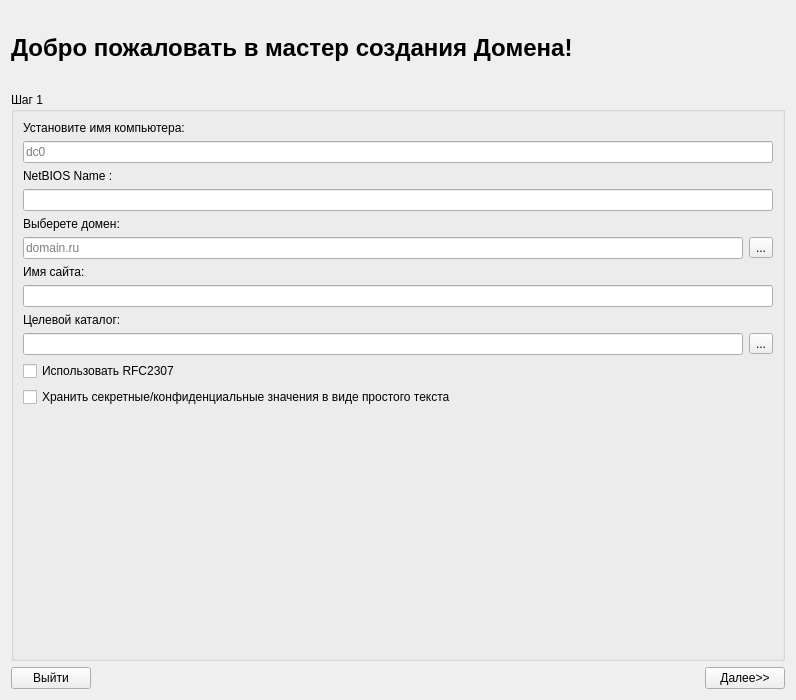
<?xml version="1.0" encoding="UTF-8"?>
<ui version="4.0">
 <class>Step1Page</class>
 <widget class="QWidget" name="Step1Page">
  <property name="geometry">
   <rect>
    <x>0</x>
    <y>0</y>
    <width>792</width>
    <height>700</height>
   </rect>
  </property>
  <property name="windowTitle">
   <string>Form</string>
  </property>
  <layout class="QGridLayout" name="gridLayout_2">
   <item row="0" column="0" colspan="2">
    <widget class="QLabel" name="label">
     <property name="sizePolicy">
      <sizepolicy hsizetype="Fixed" vsizetype="Fixed">
       <horstretch>0</horstretch>
       <verstretch>0</verstretch>
      </sizepolicy>
     </property>
     <property name="font">
      <font>
       <pointsize>18</pointsize>
       <weight>75</weight>
       <bold>true</bold>
      </font>
     </property>
     <property name="text">
      <string>Добро пожаловать в мастер создания Домена! </string>
     </property>
     <property name="margin">
      <number>3</number>
     </property>
    </widget>
   </item>
   <item row="0" column="2">
    <widget class="QLabel" name="label_9">
     <property name="sizePolicy">
      <sizepolicy hsizetype="Fixed" vsizetype="Fixed">
       <horstretch>0</horstretch>
       <verstretch>0</verstretch>
      </sizepolicy>
     </property>
     <property name="minimumSize">
      <size>
       <width>75</width>
       <height>75</height>
      </size>
     </property>
     <property name="maximumSize">
      <size>
       <width>50</width>
       <height>50</height>
      </size>
     </property>
     <property name="frameShape">
      <enum>QFrame::NoFrame</enum>
     </property>
     <property name="text">
      <string/>
     </property>
     <property name="pixmap">
      <pixmap>logo.png</pixmap>
     </property>
     <property name="scaledContents">
      <bool>true</bool>
     </property>
    </widget>
   </item>
   <item row="1" column="0" colspan="3">
    <widget class="QGroupBox" name="groupBox">
     <property name="sizePolicy">
      <sizepolicy hsizetype="Expanding" vsizetype="Expanding">
       <horstretch>0</horstretch>
       <verstretch>0</verstretch>
      </sizepolicy>
     </property>
     <property name="maximumSize">
      <size>
       <width>900</width>
       <height>16777215</height>
      </size>
     </property>
     <property name="font">
      <font>
       <weight>50</weight>
       <bold>false</bold>
      </font>
     </property>
     <property name="title">
      <string>Шаг 1</string>
     </property>
     <property name="flat">
      <bool>false</bool>
     </property>
     <property name="checkable">
      <bool>false</bool>
     </property>
     <layout class="QGridLayout" name="gridLayout">
      <item row="0" column="0">
       <widget class="QLabel" name="label_3">
        <property name="text">
         <string>Установите имя компьютера:</string>
        </property>
       </widget>
      </item>
      <item row="2" column="0">
       <widget class="QLabel" name="label_7">
        <property name="text">
         <string>NetBIOS Name :</string>
        </property>
       </widget>
      </item>
      <item row="4" column="0">
       <widget class="QLabel" name="label_2">
        <property name="text">
         <string>Выберете домен:</string>
        </property>
       </widget>
      </item>
      <item row="5" column="2">
       <widget class="QToolButton" name="toolButton_2">
        <property name="text">
         <string>...</string>
        </property>
       </widget>
      </item>
      <item row="6" column="0">
       <widget class="QLabel" name="label_12">
        <property name="text">
         <string>Имя сайта:</string>
        </property>
       </widget>
      </item>
      <item row="8" column="0">
       <widget class="QLabel" name="label_13">
        <property name="text">
         <string>Целевой каталог:</string>
        </property>
       </widget>
      </item>
      <item row="10" column="0">
       <widget class="QCheckBox" name="checkBox">
        <property name="text">
         <string>Использовать RFC2307</string>
        </property>
       </widget>
      </item>
      <item row="11" column="0" colspan="3">
       <widget class="QCheckBox" name="checkBox_3">
        <property name="text">
         <string>Хранить секретные/конфиденциальные значения в виде простого текста</string>
        </property>
       </widget>
      </item>
      <item row="12" column="0" colspan="3">
       <spacer name="verticalSpacer">
        <property name="orientation">
         <enum>Qt::Vertical</enum>
        </property>
        <property name="sizeHint" stdset="0">
         <size>
          <width>750</width>
          <height>10</height>
         </size>
        </property>
       </spacer>
      </item>
      <item row="5" column="0" colspan="2">
       <widget class="QLineEdit" name="lineEdit">
        <property name="placeholderText">
         <string>domain.ru</string>
        </property>
       </widget>
      </item>
      <item row="9" column="2">
       <widget class="QToolButton" name="toolButton">
        <property name="text">
         <string>...</string>
        </property>
       </widget>
      </item>
      <item row="9" column="0" colspan="2">
       <widget class="QLineEdit" name="lineEdit_3"/>
      </item>
      <item row="1" column="0" colspan="3">
       <widget class="QLineEdit" name="lineEdit_2">
        <property name="placeholderText">
         <string>dc0</string>
        </property>
       </widget>
      </item>
      <item row="3" column="0" colspan="3">
       <widget class="QLineEdit" name="lineEdit_6"/>
      </item>
      <item row="7" column="0" colspan="3">
       <widget class="QLineEdit" name="lineEdit_7"/>
      </item>
     </layout>
    </widget>
   </item>
   <item row="2" column="0">
    <widget class="QPushButton" name="exitPushButton">
     <property name="text">
      <string>Выйти</string>
     </property>
    </widget>
   </item>
   <item row="2" column="1">
    <spacer name="horizontalSpacer">
     <property name="orientation">
      <enum>Qt::Horizontal</enum>
     </property>
     <property name="sizeHint" stdset="0">
      <size>
       <width>538</width>
       <height>20</height>
      </size>
     </property>
    </spacer>
   </item>
   <item row="2" column="2">
    <widget class="QPushButton" name="nextPushButton">
     <property name="text">
      <string>Далее&gt;&gt;</string>
     </property>
    </widget>
   </item>
  </layout>
 </widget>
 <resources/>
 <connections/>
</ui>
